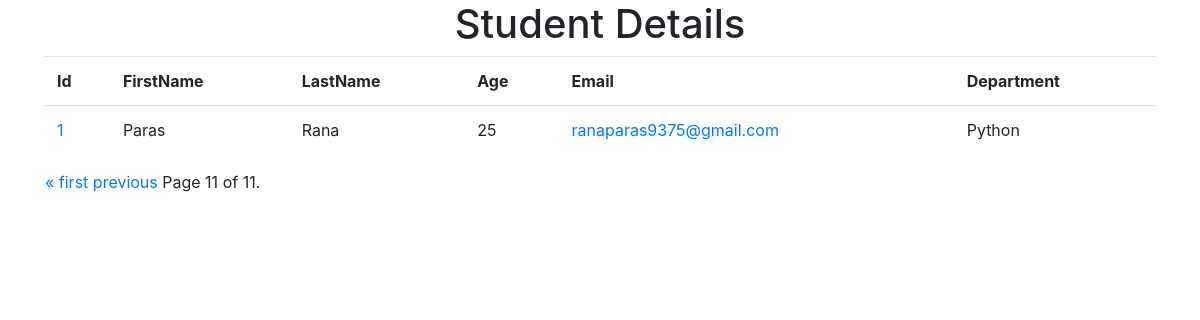
/?page=11, run on an earlier commit of the app's database.
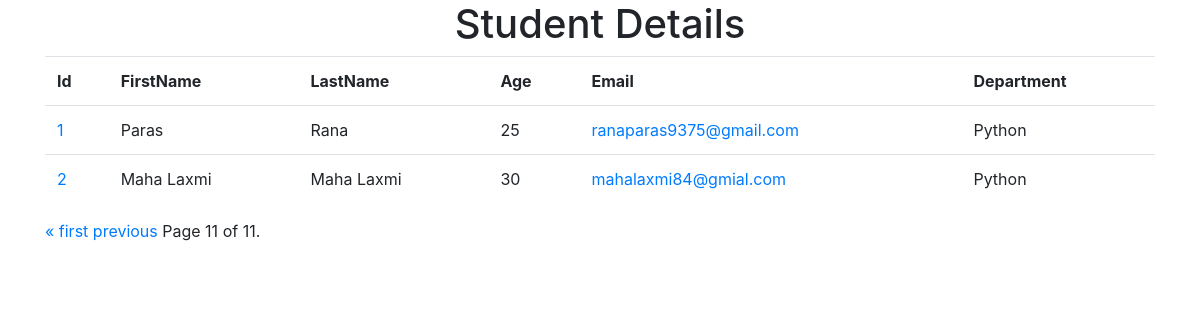
And on a later commit of the database.
### studentapp/models.py (models this page shows)
class Student(models.Model):
    dept = models.ForeignKey(Department, on_delete=models.CASCADE)
    student_id = models.OneToOneField(StudentId, on_delete=models.CASCADE)
    firstname = models.CharField(max_length=50)
    lastname = models.CharField(max_length=50)
    age = models.IntegerField()
    email=models.CharField(max_length=50)

class StudentId(models.Model):
    student_id = models.CharField(max_length=20)

class Department(models.Model):
    deptname = models.CharField(max_length=50)

### studentapp/views.py (the view)
# urls.py: path("",index,name="index"),
def index(request):
    studentData = Student.objects.all()
    paginator = Paginator(studentData, 5)
    page_number = request.GET.get("page")
    page_obj = paginator.get_page(page_number)
    return render(request, 'index.html',{"studentData":page_obj})

### templates/index.html (shortened to what this page needs)
<!DOCTYPE html>
<html lang="en">
<head>
    <link rel="stylesheet" href="https://cdn.jsdelivr.net/npm/bootstrap@4.4.1/dist/css/bootstrap.min.css"
>
</head>
<body>
    <div class="container">
        <div class="row">
            <div class="col-12">
                <h1 align="center">Student Details</h1>
                <table class="table">
                    <tr>
                        <th>Id</th>
                        <th>FirstName</th>
                        <th>LastName</th>
                        <th>Age</th>
                        <th>Email</th>
                        <th>Department</th>
                    </tr>
                    {%for i in studentData%}
                    <tr>
                        <td><a href="{%url 'marks' i.student_id.student_id%}">{{i.student_id.student_id}}</a></td>
                        <td>{{i.firstname}}</td>
                        <td>{{i.lastname}}</td>
                        <td>{{i.age}}</td>
                        <td><a href="{%url 'sendmail' i.student_id.student_id%}">{{i.email}}</a></td>
                        <td>{{i.dept.deptname}}</td>
                    </tr>
                    {%endfor%}
                </table>
                <div class="pagination">
                    <span class="step-links">
                        {% if studentData.has_previous %}
                        <a href="?page=1">&laquo; first</a>
                        <a href="?page={{ studentData.previous_page_number }}">previous</a>
                        {% endif %}
                        <span class="current">
                            Page {{ studentData.number }} of {{ studentData.paginator.num_pages }}.
                        </span>
                    </span>
                </div>
            </div>
        </div>
    </div>
</body>
</html>

What changed in the data, as far as the page shows it:
added Student: student_id.student_id "2", firstname "Maha Laxmi", lastname "Maha Laxmi", age "30", email "mahalaxmi84@gmial.com", dept.deptname "Python"
